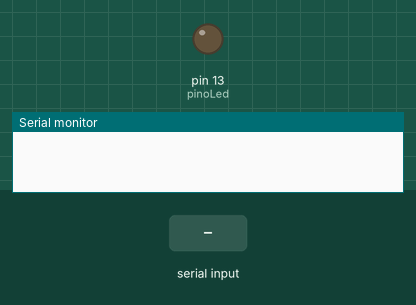
Simulated run of this sketch. Board: Arduino Uno, built with avr-gcc and run on an emulated ATmega328P. Shown: output pins drawn as LEDs (lit = HIGH), the last lines printed to the serial monitor. The inputs (shaded band) are chosen by the test bench.

Above: at 1.2 s.
1.3 s: "b" received over Serial
At 2.0 s:
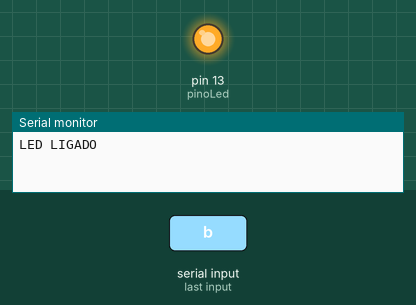
Timing chart, 0 to 4.3 s (numbered marks = the images above; inputs shaded):
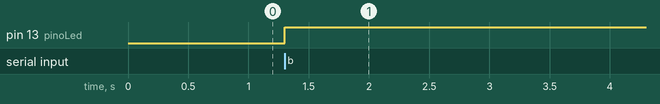

The sketch:

sketch_sep01c.ino
```cpp
int pinoLed = 13; //DEFINE O PINO EM QUE O LED ESTÁ CONECTADO
int status = 0; //VARIÁVEL QUE CONTROLA O STATUS (LIGADO / DESLIGADO)

void setup(){
  pinMode(pinoLed, OUTPUT); //DECLARA O PINO COMO SAÍDA
  digitalWrite(pinoLed, LOW); //LED INICIA DESLIGADO
  Serial.begin(9600); //INICIALIZA A SERIAL COM TAXA DE 9600 BAUDS
}
void loop(){
  char c = Serial.read(); //VARIÁVEL RESPONSÁVEL POR RECEBER O CARACTER DIGITADO NA ENTRADA DE DADOS DO MONITOR SERIAL

  if (c == 'b'){ //SE CARACTER DIGITADO FOR IGUAL A "b", FAZ
    if (status == 0){ //SE VARIÁVEL FOR IGUAL A 0(DESLIGADO), FAZ
      digitalWrite(pinoLed, HIGH); //LIGA O LED
      status = 1; //VARIÁVEL RECEBE O VALOR 1 (LIGADO)
      Serial.println("LED LIGADO"); //IMPRIME O TEXTO NO MONITOR SERIAL
    }else{ //SENÃO, FAZ
      digitalWrite(pinoLed, LOW); //DESLIGA O LED
      status = 0; //VARIÁVEL RECEBE O VALOR 0 (DESLIGADO)
      Serial.println("LED DESLIGADO"); //IMPRIME O TEXTO NO MONITOR SERIAL
    }
  }
}
```

Measured:
- after the input at 1.3 s, pin 13 (pinoLed): LOW → HIGH at once
